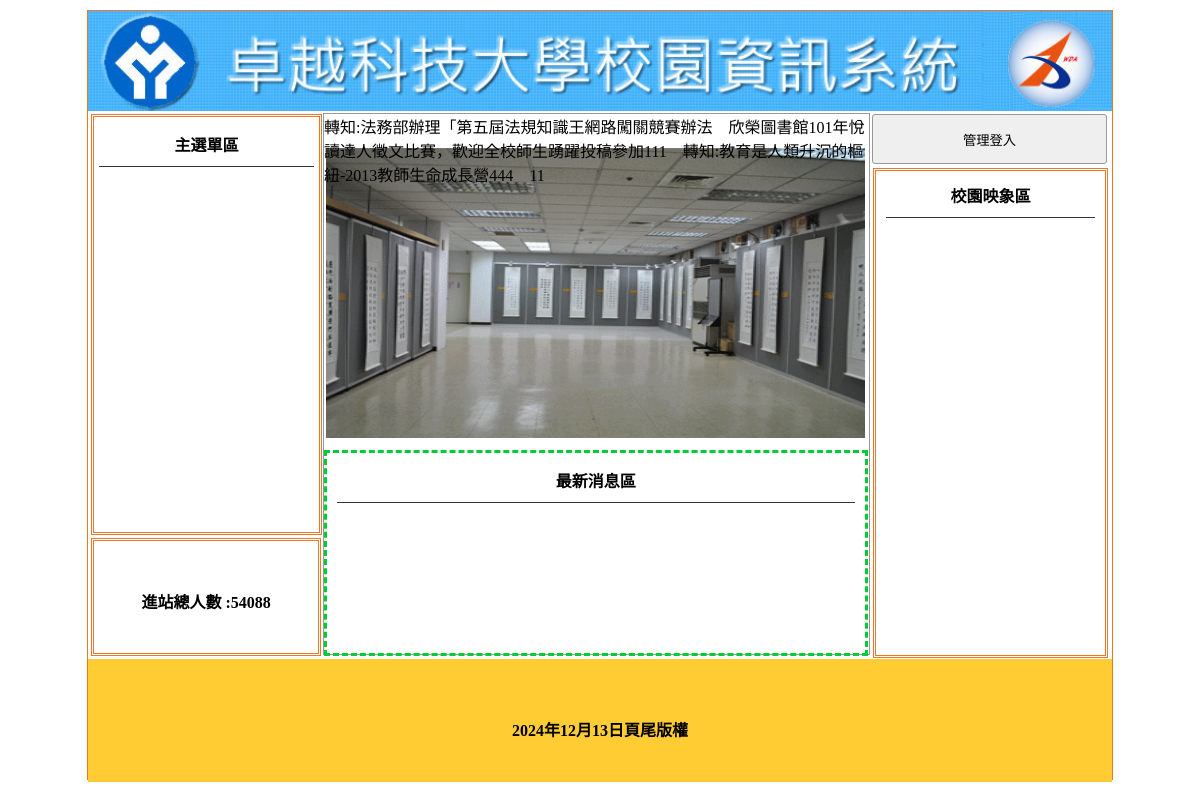
The page / on the database its author committed.
### tables this page shows
CREATE TABLE `titles` (
  `id` int(10) UNSIGNED NOT NULL,
  `img` text NOT NULL,
  `text` text NOT NULL,
  `sh` int(1) UNSIGNED NOT NULL DEFAULT 0
);

CREATE TABLE `total` (
  `id` int(1) UNSIGNED NOT NULL,
  `total` int(10) UNSIGNED NOT NULL
);

CREATE TABLE `ads` (
  `id` int(10) UNSIGNED NOT NULL,
  `text` text NOT NULL,
  `sh` int(1) UNSIGNED NOT NULL DEFAULT 1
);

CREATE TABLE `bottom` (
  `id` int(1) UNSIGNED NOT NULL,
  `bottom` text NOT NULL
);

### api/db.php (called while the page is built, shortened)
<?php
class DB{
    protected $dsn="mysql:host=localhost;charset=utf8;dbname=db03";
    protected $pdo;
    protected $table;
    function __construct($table){
        $this->table=$table;
        $this->pdo=new PDO($this->dsn,'root','');
    }
    function all(...$arg){
        $sql="SELECT * FROM $this->table ";
        if(!empty($arg[0])){
            if(is_array($arg[0])){
                $where=$this->a2s($arg[0]);
                $sql=$sql . " WHERE ". join(" && ",$where);
            }else{
                $sql .= $arg[0];
            }
        }
        return $this->fetchAll($sql);
    }
    function find($id){
        $sql="SELECT * FROM $this->table ";
        if(is_array($id)){
            $where=$this->a2s($id);
            $sql=$sql . " WHERE ". join(" && ",$where);
        }else{
            $sql .= " WHERE `id`='$id' ";
        }
        return $this->fetchOne($sql);
    }
    function a2s($array){
        $tmp=[];
        foreach($array as $key => $value){
            $tmp[]="`$key`='$value'";
        }
        return $tmp;
    }
    protected function fetchOne($sql){
        return $this->pdo->query($sql)->fetch(PDO::FETCH_ASSOC);
    }
    protected function fetchAll($sql){
        return $this->pdo->query($sql)->fetchAll(PDO::FETCH_ASSOC);
    }
}
$Title=new DB('titles');
$Ad=new DB('ads');
$Total=new DB('total');
$Bottom=new DB('bottom');

### index.php (the view, shortened to what this page needs)
<?php
include_once "api/db.php";
?>
<!DOCTYPE html
    PUBLIC "-//W3C//DTD XHTML 1.0 Transitional//EN" "http://www.w3.org/TR/xhtml1/DTD/xhtml1-transitional.dtd">
<html xmlns="http://www.w3.org/1999/xhtml">
<head>
    <link href="./css/css.css" rel="stylesheet" type="text/css">
</head>
<body>
    <div id="main">
        <a title="<?=$Title->find(['sh'=>1])['text'];?>" alt="" href="?">
            <div class="ti"
                style="background:url('./upload/<?=$Title->find(['sh'=>1])['img'];?>'); background-size:cover;">
            </div>
        </a>
        <div id="ms">
            <div id="lf" style="float:left;">
                <div id="menuput" class="dbor">
                    <span class="t botli">主選單區</span>
                </div>
                <div class="dbor" style="margin:3px; width:95%; height:20%; line-height:100px;">
                    <span class="t">
                        進站總人數 :<?=$Total->find(1)['total'];?>
                    </span>
                </div>
            </div>
            <?php
            $do=$_GET['do']??'main';
            $file="./front/{$do}.php";
            if(file_exists($file)){
                include $file;
            }else{
                include "./front/main.php";
            }
                ?>
            <div class="di di ad" style="height:540px; width:23%; padding:0px; margin-left:22px; float:left; ">
                <button onclick="lo(&#39;./admin.php&#39;)"
                    style="width:100%; margin-left:auto; margin-right:auto; margin-top:2px; height:50px;">管理登入</button>
                <div style="width:89%; height:480px;" class="dbor">
                    <span class="t botli">校園映象區</span>
                </div>
            </div>
        </div>
        <div
            style="width:1024px; left:0px; position:relative; background:#FC3; margin-top:4px; height:123px; display:block;">
            <span class="t" style="line-height:123px;"><?=$Bottom->find(1)['bottom'];?></span>
        </div>
    </div>
</body>
</html>

### front/main.php (shortened to what this page needs)
<div class="di"
    style="height:540px; border:#999 1px solid; width:53.2%; margin:2px 0px 0px 0px; float:left; position:relative; left:20px;">
    <marquee scrolldelay="120" direction="left" style="position:absolute; width:100%; height:40px;">
        <?php
    $ads=$Ad->all(['sh'=>1]);
foreach($ads as $ad){
    echo $ad['text'];
}
?>
    </marquee>
    <div style="height:32px; display:block;"></div>
    <div style="width:100%; padding:2px; height:290px;">
        <div id="mwww" loop="true" style="width:100%; height:100%;">
        </div>
    </div>
    <div
        style="width:95%; padding:2px; height:190px; margin-top:10px; padding:5px 10px 5px 10px; border:#0C3 dashed 3px; position:relative;">
        <span class="t botli">
            最新消息區
        </span>
    </div>
</div>

### css/css.css (style rules this page uses)
body { padding: 0px; margin: 0px; }
#main { width: 1024px; height: 768px; margin: 10px auto 10px auto; border: #EE7728 1px solid; position: relative; }
.ti { width: 100%; height: 100px; position: relative; background-size: cover; background-repeat: no-repeat; }
.dbor { border: #EE7728 double 3px; margin: 1px; padding: 2px 10px 2px 10px; }
.t { font-weight: 800; display: block; text-align: center; padding: 10px 1px 10px 1px; }
.botli { border-bottom: #333 1px solid; }
#lf { height: 540px; width: 21%; display: inline-block; }
#menuput { width: 100%; height: 75%; position: relative; padding: 5px; display: block; margin: 3px; }
.di { display: inline-block; }
.ad { margin: 1px; padding: 2px 10px 2px 10px; }
input, button { border: #999 1px solid; border-radius: 3px; background: #EFEFEF; padding: 5px; margin: 3px; }

### rows shown on the page
titles: img (picture)
total: total "54088"
ads: text "轉知:法務部辦理「第五屆法規知識王網路闖關競賽辦法"
ads: text "欣榮圖書館101年悅讀達人徵文比賽，歡迎全校師生踴躍投稿參加111"
ads: text "轉知:教育是人類升沉的樞紐-2013教師生命成長營444"
ads: text "11"
bottom: bottom "2024年12月13日頁尾版權"
